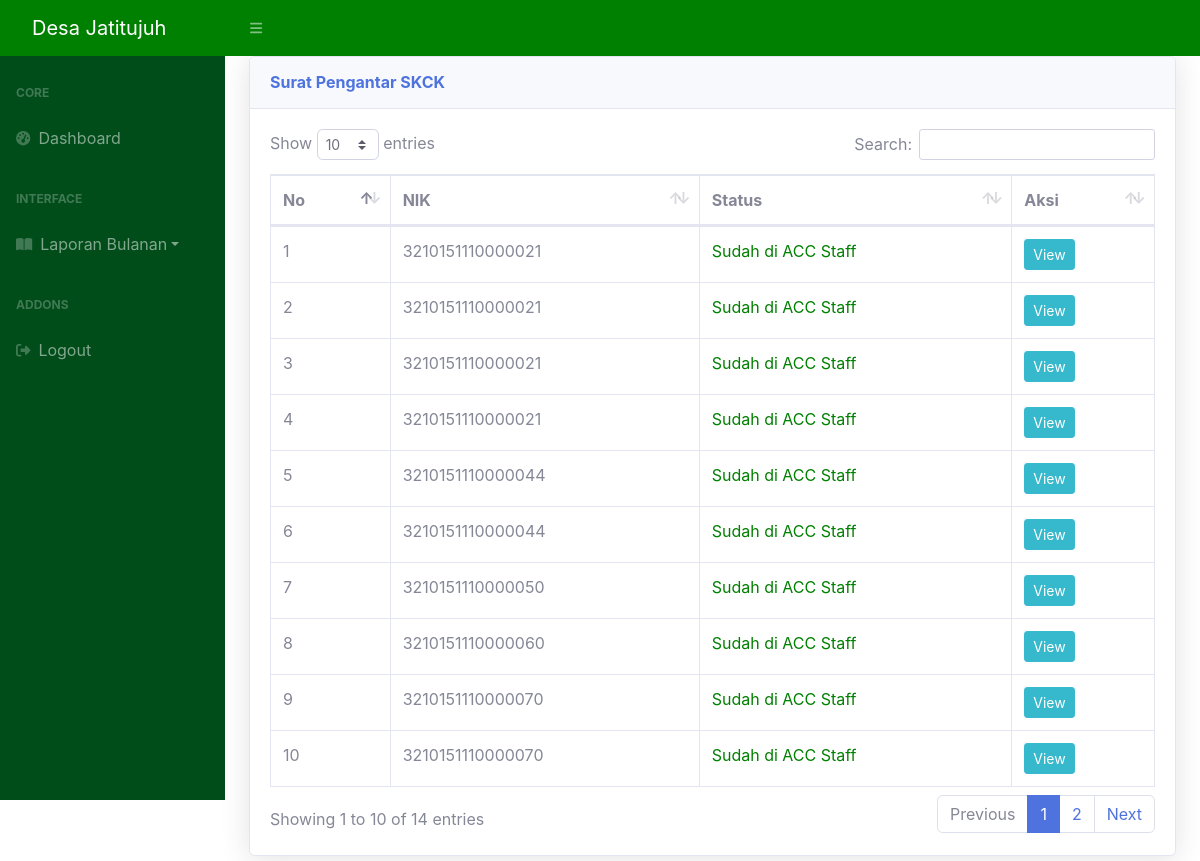
/kepala_desa/request_skck.php (signed in), run on the app's committed database.
### tables this page shows
CREATE TABLE `surat_skck` (
  `skck_id` int(11) NOT NULL,
  `nik_masyarakat_skck` varchar(255) NOT NULL,
  `nama_skck` varchar(255) NOT NULL,
  `alamat_skck` varchar(255) NOT NULL,
  `keperluan_skck` varchar(255) NOT NULL,
  `scan_ktp_skck` varchar(255) NOT NULL,
  `scan_kk_skck` varchar(255) NOT NULL,
  `scan_akta_skck` varchar(255) NOT NULL,
  `tgl_req_skck` datetime NOT NULL,
  `status_skck` enum('acc_rt','acc_staff','belum_acc','acc_desa','selesai','tolak') NOT NULL DEFAULT 'belum_acc',
  `keterangan_skck` varchar(255) NOT NULL DEFAULT 'Pengajuan Anda Sedang Dalam Proses',
  `tanggal_acc_skck` date NOT NULL DEFAULT current_timestamp(),
  `nama_file_skck` varchar(255) NOT NULL,
  `no_surat_skck` varchar(255) NOT NULL,
  `nama_surat_skck` varchar(255) NOT NULL DEFAULT 'SKCK'
);

### kepala_desa/request_skck.php (the view, shortened to what this page needs)
<?php
include "../koneksi.php";
$result_skck = mysqli_query($connection, "SELECT * FROM surat_skck WHERE status_skck = 'acc_staff'");
?>
<!DOCTYPE html>
<html lang="en">
<head>
    <link href="https://cdn.jsdelivr.net/npm/simple-datatables@latest/dist/style.css" rel="stylesheet" />
    <link href="../css/styles.css" rel="stylesheet" />
    <link href="../css2/sb-admin-2.min.css" rel="stylesheet">
    <link href="../vendor/datatables/dataTables.bootstrap4.min.css" rel="stylesheet">
</head>
<body class="sb-nav-fixed">
    <nav class="sb-topnav navbar navbar-expand navbar-dark" style="background-color: green;">
        <a class="navbar-brand ps-3" href="halkepala_desa.php">Desa Jatitujuh</a>
        <button class="btn btn-link btn-sm order-1 order-lg-0 me-4 me-lg-0" id="sidebarToggle" href="#!"><i class="fas fa-bars"></i></button>
    </nav>
    <div id="layoutSidenav">
        <div id="layoutSidenav_nav">
            <nav class="sb-sidenav accordion sb-sidenav-dark" id="sidenavAccordion" style="background-color: #004d1a;">
                <div class="sb-sidenav-menu">
                    <div class="nav">
                        <div class="sb-sidenav-menu-heading">Core</div>
                        <a class="nav-link" href="halkepala_desa.php">
                            <div class="sb-nav-link-icon"><i class="fas fa-tachometer-alt"></i></div>
                            Dashboard
                        </a>
                        <div class="sb-sidenav-menu-heading">Interface</div>
                        <div class="dropdown">
                            <a class="nav-link collapsed dropdown-toggle" href="#" role="button" id="dropdownMenuLink" data-bs-toggle="dropdown" aria-expanded="false">
                                <div class="sb-nav-link-icon"><i class="fas fa-book-open"></i></div>
                                Laporan Bulanan
                            </a>
                        </div>
                        <div class="sb-sidenav-menu-heading">Addons</div>
                        <a class="nav-link" href="../logout.php">
                            <div class="sb-nav-link-icon"><i class="fa-solid fa-right-from-bracket"></i></div>
                            Logout
                        </a>
                    </div>
                </div>
            </nav>
        </div>
        <div id="layoutSidenav_content">
            <main>
                <div class="container-fluid">
                    <div class="card shadow mb-4">
                        <div class="card-header py-3">
                            <h6 class="m-0 font-weight-bold text-primary">Surat Pengantar SKCK</h6>
                        </div>
                        <div class="card-body">
                            <div class="table-responsive">
                                <table class="table table-bordered" id="dataTable" width="100%" cellspacing="0">
                                    <thead>
                                        <tr>
                                            <th>No</th>
                                            <th>NIK</th>
                                            <th>Status</th>
                                            <th>Aksi</th>
                                        </tr>
                                    </thead>
                                    <tbody>
                                        <?php $no = 1; ?>
                                        <?php
                                        while ($row_skck = mysqli_fetch_assoc($result_skck)) : ?>
                                            <tr>
                                                <td>
                                                    <?= $no; ?>
                                                </td>
                                                <td>
                                                    <?= $row_skck["nik_masyarakat_skck"] ?>
                                                </td>
                                                <td>
                                                    <?php if ($row_skck["status_skck"] == 'acc_staff') { ?>
                                                        <span style="color: green;">Sudah di ACC Staff</span>
                                                    <?php } ?>
                                                </td>
                                                <td>
                                                    <a href="tampilsurat_skck.php?id=<?= $row_skck["nik_masyarakat_skck"]; ?> && skck_id=<?= $row_skck["skck_id"]; ?>" title="Detail" class="btn btn-info btn-sm">
                                                        View
                                                    </a>
                                                </td>
                                            </tr>
                                            <?php $no++; ?>
                                        <?php endwhile; ?>
                                    </tbody>
                                </table>
                            </div>
                        </div>
                    </div>
                </div>
            </main>
        </div>
    </div>
</body>
</html>

### data on the page
surat_skck: nik_masyarakat_skck "3210151110000021", status_skck "Sudah di ACC Staff"
surat_skck: nik_masyarakat_skck "3210151110000021", status_skck "Sudah di ACC Staff"
surat_skck: nik_masyarakat_skck "3210151110000021", status_skck "Sudah di ACC Staff"
surat_skck: nik_masyarakat_skck "3210151110000021", status_skck "Sudah di ACC Staff"
surat_skck: nik_masyarakat_skck "3210151110000044", status_skck "Sudah di ACC Staff"
surat_skck: nik_masyarakat_skck "3210151110000044", status_skck "Sudah di ACC Staff"
surat_skck: nik_masyarakat_skck "3210151110000050", status_skck "Sudah di ACC Staff"
surat_skck: nik_masyarakat_skck "3210151110000060", status_skck "Sudah di ACC Staff"
surat_skck: nik_masyarakat_skck "3210151110000070", status_skck "Sudah di ACC Staff"
surat_skck: nik_masyarakat_skck "3210151110000070", status_skck "Sudah di ACC Staff"
